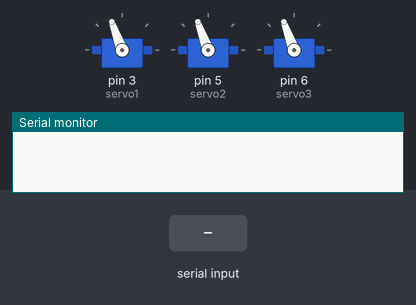
Simulated run of this sketch. Board: Arduino Uno, built with avr-gcc and run on an emulated ATmega328P. On the bench: 3 × servo, the last lines printed to the serial monitor. The test bench sets the inputs (shaded band).

Above: at 1.2 s.
1.3 s: "90,45,200:" received over Serial
At 4.2 s:
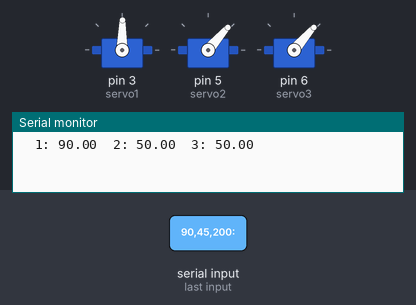
4.3 s: "30,150,10:" received over Serial
At 7.1 s:
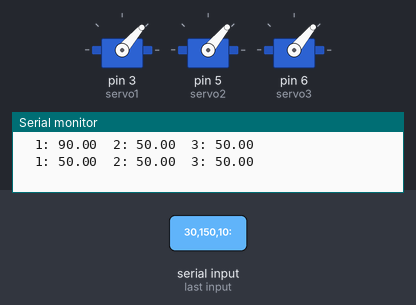
7.3 s: "200:" received over Serial
At 10.11 s:
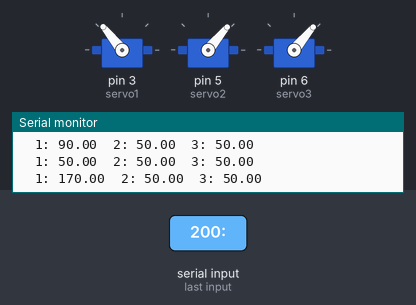
10.3 s: "30,150:" received over Serial
13.3 s: "200:" received over Serial
Timing chart, 0 to 18.0 s (numbered marks = the images above; inputs shaded):
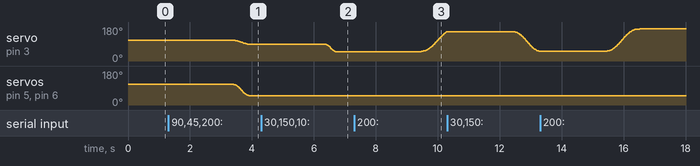

Measured:
- after the input at 1.3 s, servo on pin 3 (servo1): moves from 110° to 89° over 0.64 s, starting after 2.0 s; servo on pin 5 (servo2), servo on pin 6 (servo3): moves from 110° to 49° over 0.64 s, starting after 2.0 s
- after the input at 4.3 s, servo on pin 3 (servo1): moves from 89° to 49° over 0.35 s, starting after 2.1 s; servo on pin 5 (servo2), servo on pin 6 (servo3): 49° → 50° after 2.4 s
- after the input at 7.3 s, servo on pin 3 (servo1): moves from 49° to 154° over 0.92 s, starting after 2.1 s

The sketch:

Delta_Roboter_Servos.ino
```cpp
#include <Servo.h>

//Servo pin numbers
#define servo1 3
#define servo2 5
#define servo3 6

//Default angle for all Servos at startup
#define defaultang 110

//Min and max angles for Servos
#define minang 50
#define maxang 170

//Amount of Samples per move
int samples = 0;

//Servo objects
Servo s1;
Servo s2;
Servo s3;

//Time variable
int t = 65535;

//Target angles
float tang1,tang2,tang3;

//Actual angles
float ang1,ang2,ang3;

//Range from actual angle to target angle
float range1,range2,range3;

//Pi constant
#define pi 3.14

void setup()
{
  s1.attach(servo1);
  s2.attach(servo2);
  s3.attach(servo3);

  s1.write(defaultang);
  s2.write(defaultang);
  s3.write(defaultang);

  ang1 = defaultang;
  ang2 = defaultang;
  ang3 = defaultang;
  tang1 = defaultang;
  tang2 = defaultang;
  tang3 = defaultang;
  range1 = 0;
  range2 = 0;
  range3 = 0;

  Serial.begin(9600);
}

void loop()
{
  while(Serial.available() > 0)
  {
    tang1 = Serial.readStringUntil(':').toInt();
    tang2 = Serial.readStringUntil(':').toInt();
    tang3 = Serial.readString().toInt();

    tang1 = constrain(tang1,minang,maxang);
    tang2 = constrain(tang2,minang,maxang);
    tang3 = constrain(tang3,minang,maxang);

    range1 = tang1-ang1;
    range2 = tang2-ang2;
    range3 = tang3-ang3;

    Serial.print("\t1: ");
    Serial.print(tang1);
    Serial.print("\t2: ");
    Serial.print(tang2);
    Serial.print("\t3: ");
    Serial.println(tang3);

    samples = max(max(abs(range1),abs(range2)),abs(range3));

    t = 0;
  }

  if(range1 != 0) {ang1 = tang1-range1+calcAng(range1);}
  if(range2 != 0) {ang2 = tang2-range2+calcAng(range2);}
  if(range3 != 0) {ang3 = tang3-range3+calcAng(range3);}

  //Serial.print("t: ");
  //Serial.println(t);
  //Serial.print("\t1: ");
  //Serial.print(ang1);
  //Serial.print("\t2: ");
  //Serial.print(ang2);
  //Serial.print("\t3: ");
  //Serial.println(ang3);

  s1.write(ang1);
  s2.write(ang2);
  s3.write(ang3);

  t++;
  t = constrain(t,0,samples);

  delay(10);
}
float calcAng(float range)
{
  float x = (range/pi)*((pi*t)/samples - cos((pi*t)/samples) * sin((pi*t)/samples));
  return x;
}
```
